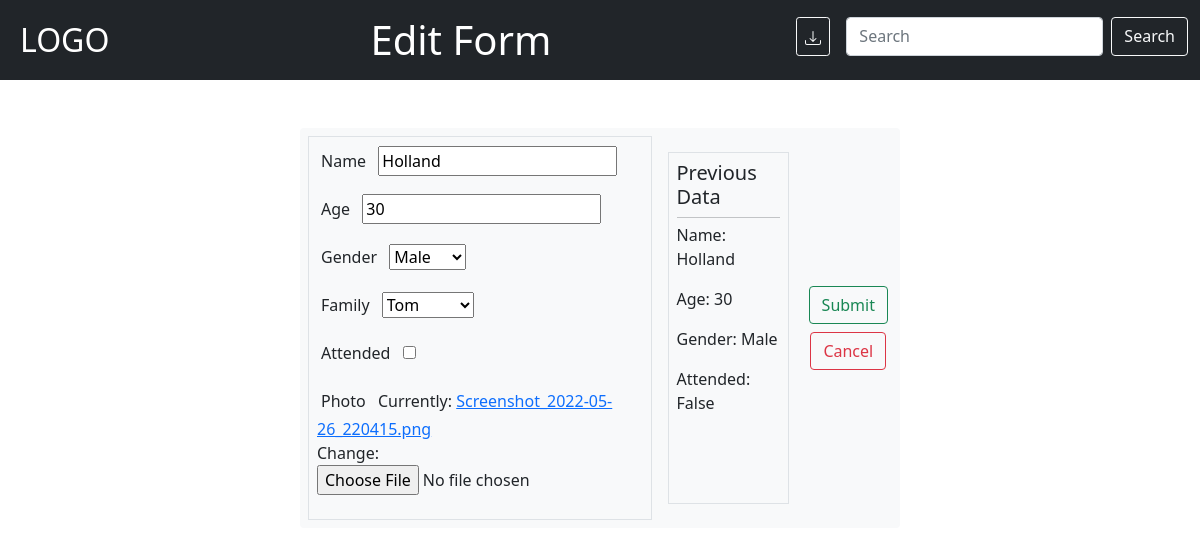
Screenshot of /edit-user/2 with the database file from the repository.
### base/models.py (models this page shows, shortened)
class Member(models.Model):
    name = models.CharField(max_length=50,null=False)
    age = models.PositiveIntegerField(null=False)
    gender = models.CharField(max_length=10,choices=[('Male','Male'),('Female','Female')])
    family = models.ForeignKey(Family,on_delete=models.CASCADE,null=False)
    attended = models.BooleanField(default=False)
    photo = models.ImageField(null="True",default='avatar.png')

### base/views.py (the view)
# urls.py: path('edit-user/<str:id>',views.editUser,name='edit-user'),
def editUser(request,id):
    member = Member.objects.get(id=id)
    form = MemberForm(instance=member)
    if request.method=='POST':
        form= MemberForm(request.POST ,request.FILES,instance=member)
        if form.is_valid():
            form.save()
        return redirect('home',1)
    context = {'member':member,'form':form}
    return render(request,'base/editUser.html',context)

### base/forms.py
class MemberForm(ModelForm):
    class Meta:
        model = Member
        fields = '__all__'

### base/models.py (called while the page is built)
    def __str__(self):
        return self.family_name

### base/templates/base/editUser.html (shortened to what this page needs)
<!DOCTYPE html>
{% load static %}
<html>
    <head>
        <link href="https://cdn.jsdelivr.net/npm/bootstrap@5.1.3/dist/css/bootstrap.min.css" rel="stylesheet">
        <link rel="stylesheet" type="text/css" href={% static 'css/main.css' %}>
    </head>
    <body>
        {% include 'base/navbar.html' %}
        <form class='bg-light rounded p-2 mt-5 position-relative container width-50' method='POST' enctype="multipart/form-data">
            <div class='d-flex' >
                <div class='border p-2'>
                    {% for field in form %}
                    <div class="mb-3">
                        <label for="{{field.label}}" class="form-label m-1">{{field.label}}</label>
                        <span class='p-1'>{{field}}</span>
                    </div>
                    {% endfor %}
                </div>
                <div class='m-3 p-2 border '>
                    <h5>Previous Data</h5>
                    <hr>
                    <p>Name: {{member.name}}</p>
                    <p>Age: {{member.age}}</p>
                    <p>Gender: {{member.gender}}</p>
                    <p>Attended: {{member.attended}}</p>
                </div>
                <div class='d-flex flex-column justify-content-center align-items-center'>
                    <button type="submit" class="btn btn-outline-success position-relative m-1 ">Submit</button>
                    <a href={% url 'home' 1 %} class="btn btn-outline-danger position-relative m-1">Cancel</a>
                </div>
        </form>
    </body>
</html>

### static/css/main.css (style rules this page uses)
html { margin: 0px; overflow: hidden; }
.width-50 { width: 50%; }
hr { width: 100%; margin: 0px; margin-bottom: 5px;; }

### rows the page displays
Member: form "Holland" "30" "Male" "Tom", name "Holland", age "30", gender "Male", attended "False"

### other values shown
{{ field.label }} "Name" "Age" "Gender" "Family" "Attended" "Photo"
